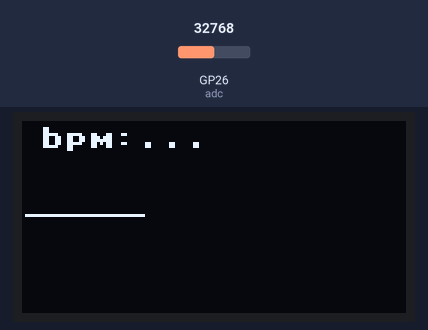
Recording of a program running on a simulated Raspberry Pi Pico running MicroPython. On the bench: 128×64 one-colour display. The inputs (shaded band) are chosen by the test bench; at power-on: GP26 (adc) = 32768 (analog values on the 0–65535 scale). Threads take turns every 2 ms; library files of the repository ran but are not shown: ssd1306.py.

Above: at 1.2 s.
1.3 s: GP26 (adc) set to 7864
At 3.54 s:
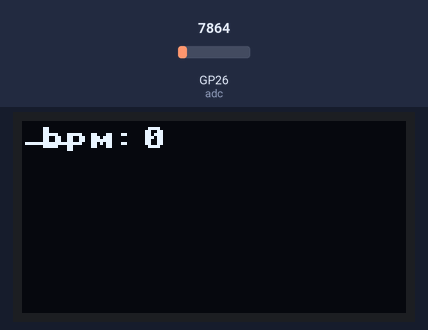
4.3 s: GP26 (adc) set to 0
At 5.0 s:
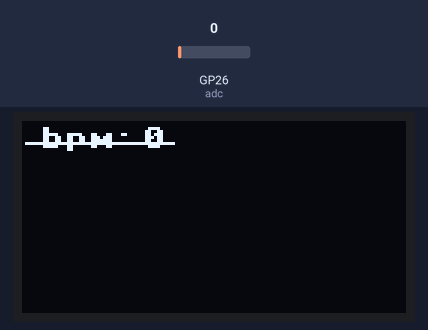
7.3 s: GP26 (adc) set to 19660
At 7.91 s:
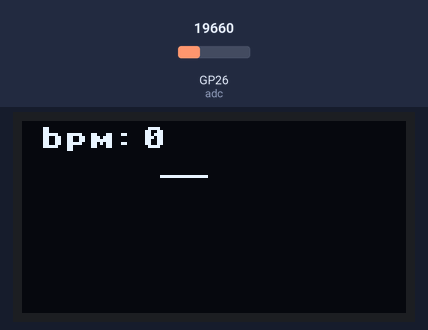
Timing chart, 0 to 10.3 s (numbered marks = the images above; inputs shaded):
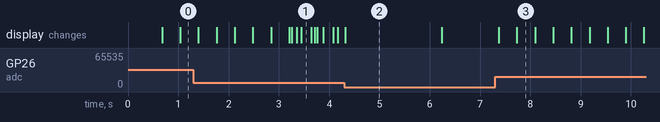

Measured:
- after the input at 7.3 s, the display: first changes after 0.07 s (image 3 shows a later state)
- what the display in image 2 shows lasts 1.9 s, from 4.3 s to 6.2 s

The program:

ecg_monitor.py
```python
from machine import Pin, I2C, Timer
from ssd1306 import SSD1306_I2C
import math
import utime
import _thread
from machine import ADC
from time import sleep

last_time = 0
bpm_time = False
status = False
bpm = 0
bpm_prev = 0
bpm_curr = 1
upside = 560
downside = 530
adc = ADC(26)
current_time = utime.ticks_ms()
sda = machine.Pin(4)
scl = machine.Pin(5)
i2c = machine.I2C(0, sda=sda, scl=scl, freq=400000)
oled = SSD1306_I2C(128, 64, i2c)
oled.fill(0)
oled.text("bpm:...", 6, 2)
oled.show()


def bpm_thread():
    while True:
        current_time = utime.ticks_ms()
        global status, bpm_time, bpm, last_time, bpm_prev, bpm_curr
        deger = round(adc.read_u16() / 64)
        if deger > upside:
            if status == True:
                bpm = current_time - last_time
                bpm = round(1000 * (60 / bpm))
                bpm_time = False
                status = 0
            if bpm_time == 0:
                last_time = utime.ticks_ms()
                bpm_time = True
        if deger < downside and bpm_time:
            status = True
        bpm_prev = bpm_curr
        bpm_curr = deger
        if bpm_curr == bpm_prev and bpm > 0:
            bpm = 0
        sleep(0.1)


_thread.start_new_thread(bpm_thread, ())

while True:
    for i in range(1, 127):
        adc_readout = round(adc.read_u16() / 512)
        y = math.ceil((adc_readout / 2) - 1)
        oled.pixel(i, y, 1)
        oled.show()
    oled.fill(0)
    oled.text("bpm: ", 6, 2)
    oled.text(str(bpm), 40, 2)
    oled.show()
```
